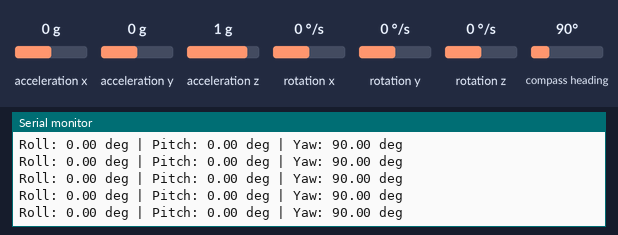
Simulated run of this sketch. Board: Arduino Uno, built with avr-gcc and run on an emulated ATmega328P. On the bench: the last lines printed to the serial monitor. The test bench sets the inputs (shaded band); at power-on: acceleration x 0 g, compass heading 90°, acceleration y 0 g, acceleration z 1 g, rotation x 0 °/s, rotation y 0 °/s, rotation z 0 °/s.

Above: at 3.2 s.
3.3 s: acceleration x set to -1.4 g
At 4.2 s:
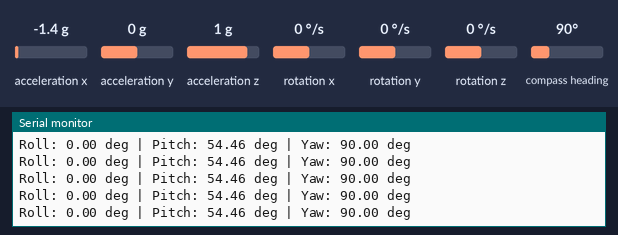
4.8 s: compass heading set to 269°
At 5.4 s:
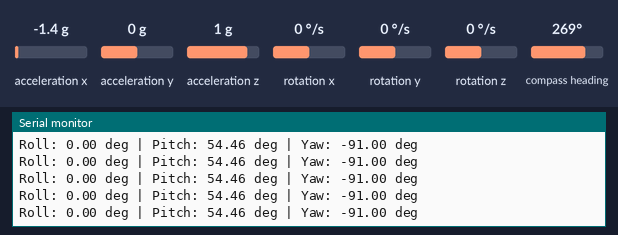
7.8 s: acceleration x set to 0 g
At 8.5 s:
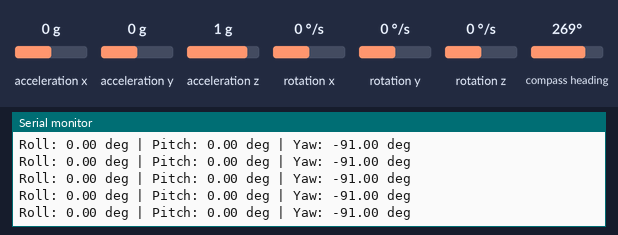
10.8 s: compass heading set to 7°
At 11.8 s:
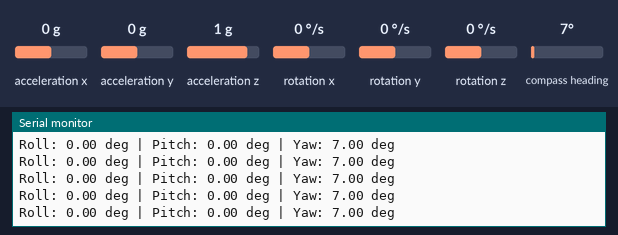
13.8 s: acceleration y set to -1.4 g
At 14.5 s:
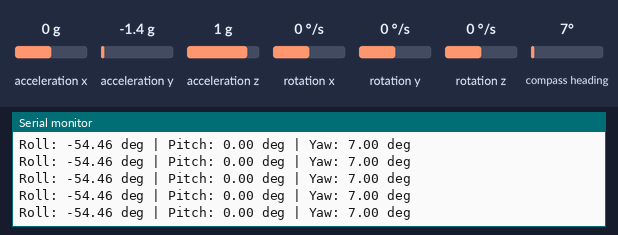
16.8 s: acceleration y set to 0.8 g
At 17.3 s:
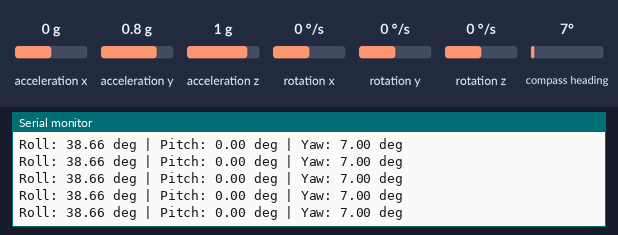
Timing chart, 0 to 19.8 s (numbered marks = the images above; inputs shaded):
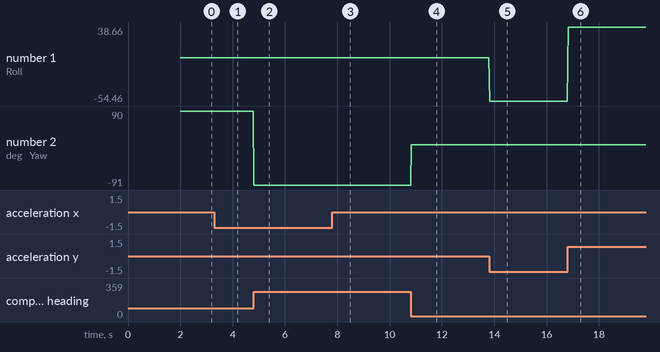

The sketch:

Basic.ino
```cpp
#include <Wire.h>
#include "MPU9250.h"

MPU9250 mpu;

// false = Serial Monitor with labels
// true  = MATLAB data format
const bool matlabMode = false;

void setup() {
  Serial.begin(115200);
  Wire.begin();
  delay(2000);

  if (!mpu.setup(0x68)) {
    Serial.println("MPU9250 not detected!");
    while (1) {
      delay(1000);
    }
  }
}

void loop() {
  if (mpu.update()) {

    float roll = mpu.getRoll();
    float pitch = mpu.getPitch();
    float yaw = mpu.getYaw();

    if (matlabMode) {

      // Send numbers only for MATLAB
      Serial.print(roll, 2);
      Serial.print(",");
      Serial.print(pitch, 2);
      Serial.print(",");
      Serial.println(yaw, 2);

    } else {

      // Display labels in Serial Monitor
      Serial.print("Roll: ");
      Serial.print(roll, 2);
      Serial.print(" deg");

      Serial.print(" | Pitch: ");
      Serial.print(pitch, 2);
      Serial.print(" deg");

      Serial.print(" | Yaw: ");
      Serial.print(yaw, 2);
      Serial.println(" deg");
    }
  }

  delay(20);
}
```

Measured:
- after the input at 3.3 s, the serial monitor: prints a new line at once (image 1)
- after the input at 4.8 s, the serial monitor: prints a new line at once (image 2)
- after the input at 7.8 s, the serial monitor: prints a new line at once (image 3)
- after the input at 10.8 s, the serial monitor: prints a new line at once (image 4)
- after the input at 13.8 s, the serial monitor: prints a new line at once (image 5)
- after the input at 16.8 s, the serial monitor: prints a new line at once (image 6)
- plotted number 1: 0 → -54.46 after the input at 13.8 s, -54.46 → 38.66 after the input at 16.8 s
- plotted number 2: 90 → -91 after the input at 4.8 s, -91 → 7 after the input at 10.8 s
